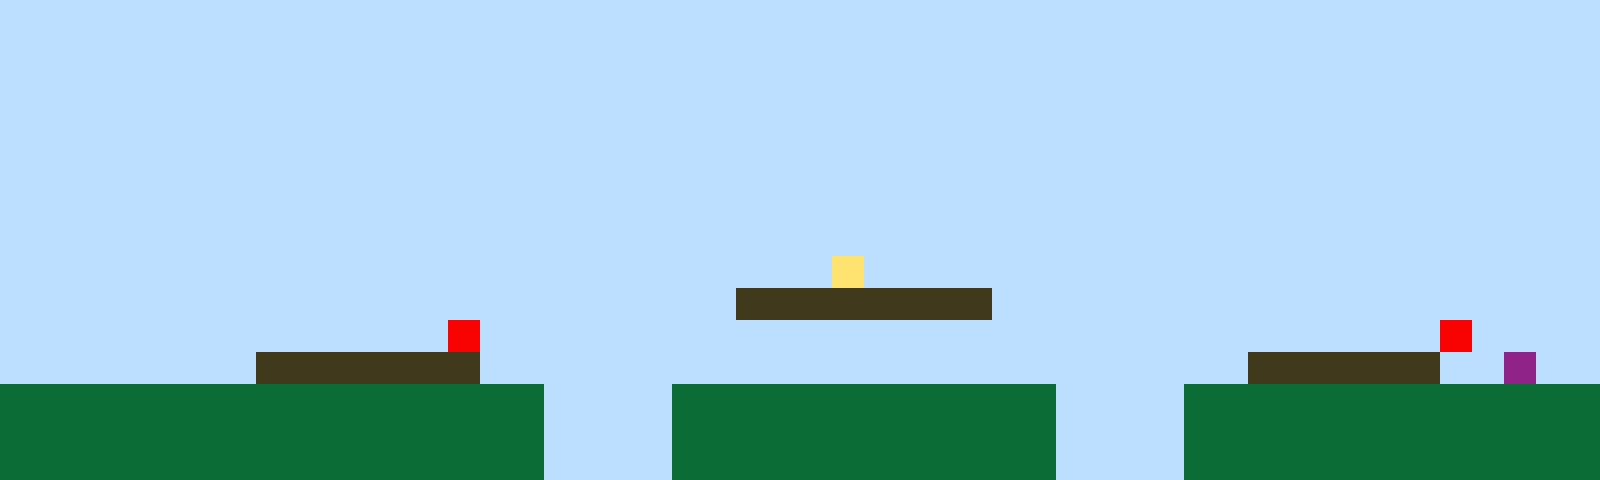

Below is a game level as drawn by its tile map, then a one-line description and the .tmx file that defines it, in full:
An orthogonal 50x15 tile map with 32x32 px tiles, 1 tile layer (Tile Layer 1).

<map version="1.10" tiledversion="1.11.2" orientation="orthogonal" renderorder="right-up" width="50" height="15" tilewidth="32" tileheight="32" infinite="0" nextlayerid="2" nextobjectid="1"><editorsettings><export target="map1.csv" format="csv" /></editorsettings><tileset firstgid="1" name="sprites" tilewidth="32" tileheight="32" tilecount="6" columns="3"><image source="sprites.png" width="96" height="64" /></tileset><layer id="1" name="Tile Layer 1" width="50" height="15"><data encoding="csv">1,1,1,1,1,1,1,1,1,1,1,1,1,1,1,1,1,1,1,1,1,1,1,1,1,1,1,1,1,1,1,1,1,1,1,1,1,1,1,1,1,1,1,1,1,1,1,1,1,1,1,1,1,1,1,1,1,1,1,1,1,1,1,1,1,1,1,1,1,1,1,1,1,1,1,1,1,1,1,1,1,1,1,1,1,1,1,1,1,1,1,1,1,1,1,1,1,1,1,1,1,1,1,1,1,1,1,1,1,1,1,1,1,1,1,1,1,1,1,1,1,1,1,1,1,1,1,1,1,1,1,1,1,1,1,1,1,1,1,1,1,1,1,1,1,1,1,1,1,1,1,1,1,1,1,1,1,1,1,1,1,1,1,1,1,1,1,1,1,1,1,1,1,1,1,1,1,1,1,1,1,1,1,1,1,1,1,1,1,1,1,1,1,1,1,1,1,1,1,1,1,1,1,1,1,1,1,1,1,1,1,1,1,1,1,1,1,1,1,1,1,1,1,1,1,1,1,1,1,1,1,1,1,1,1,1,1,1,1,1,1,1,1,1,1,1,1,1,1,1,1,1,1,1,1,1,1,1,1,1,1,1,1,1,1,1,1,1,1,1,1,1,1,1,1,1,1,1,1,1,1,1,1,1,1,1,1,1,1,1,1,1,1,1,1,1,1,1,1,1,1,1,1,1,1,1,1,1,1,1,1,1,1,1,1,1,1,1,1,1,1,1,1,1,1,1,1,1,1,1,1,1,1,1,1,1,1,1,1,1,1,1,1,1,1,1,1,1,1,1,1,1,1,1,1,1,1,1,1,1,1,1,1,1,1,1,1,1,1,1,1,1,1,1,1,1,1,1,1,1,1,1,1,1,1,1,1,1,1,1,1,1,1,1,1,1,1,1,1,1,1,1,1,1,1,1,1,1,1,1,1,1,1,1,1,1,1,1,1,1,1,1,1,1,1,1,4,1,1,1,1,1,1,1,1,1,1,1,1,1,1,1,1,1,1,1,1,1,1,1,1,1,1,1,1,1,1,1,1,1,1,1,1,1,1,1,1,1,1,1,1,1,1,3,3,3,3,3,3,3,3,1,1,1,1,1,1,1,1,1,1,1,1,1,1,1,1,1,1,1,1,1,1,1,1,1,1,1,1,1,1,1,1,1,5,1,1,1,1,1,1,1,1,1,1,1,1,1,1,1,1,1,1,1,1,1,1,1,1,1,1,1,1,1,1,5,1,1,1,1,1,1,1,1,1,1,1,1,3,3,3,3,3,3,3,1,1,1,1,1,1,1,1,1,1,1,1,1,1,1,1,1,1,1,1,1,1,1,1,3,3,3,3,3,3,1,1,6,1,1,2,2,2,2,2,2,2,2,2,2,2,2,2,2,2,2,2,1,1,1,1,2,2,2,2,2,2,2,2,2,2,2,2,1,1,1,1,2,2,2,2,2,2,2,2,2,2,2,2,2,2,2,2,2,2,2,2,2,2,2,2,2,2,2,2,2,2,1,1,1,1,2,2,2,2,2,2,2,2,2,2,2,2,1,1,1,1,2,2,2,2,2,2,2,2,2,2,2,2,2,2,2,2,2,2,2,2,2,2,2,2,2,2,2,2,2,2,1,1,1,1,2,2,2,2,2,2,2,2,2,2,2,2,1,1,1,1,2,2,2,2,2,2,2,2,2,2,2,2,2</data></layer></map>
